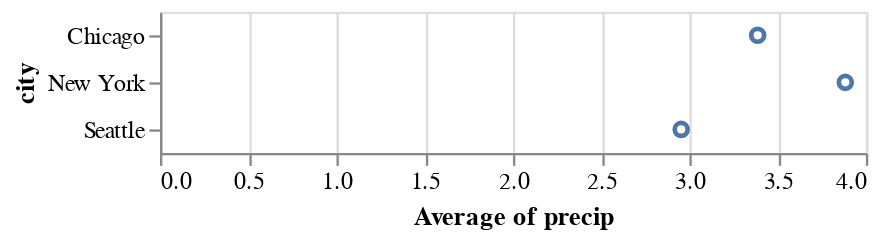

This figure's notebook cell:
### Code cell
alt.Chart(df).mark_point().encode(
    x='average(precip)',
    y='city'
)

### Figure 1 — Vega-Lite specification as saved in the notebook (floating-point values rounded to 4 significant figures)
{"config": {"view": {"continuousWidth": 300, "continuousHeight": 300}}, "data": {"name": "data-8e72c2f67818e64f2c6d729f1a903405"}, "mark": {"type": "point"}, "encoding": {"x": {"aggregate": "average", "field": "precip", "type": "quantitative"}, "y": {"field": "city", "type": "nominal"}}, "$schema": "https://vega.github.io/schema/vega-lite/v5.17.0.json", "datasets": {"data-8e72c2f67818e64f2c6d729f1a903405": [{"city": "Seattle", "month": "Apr", "precip": 2.68}, {"city": "Seattle", "month": "Aug", "precip": 0.87}, {"city": "Seattle", "month": "Dec", "precip": 5.31}, {"city": "New York", "month": "Apr", "precip": 3.94}, {"city": "New York", "month": "Aug", "precip": 4.13}, {"city": "New York", "month": "Dec", "precip": 3.58}, {"city": "Chicago", "month": "Apr", "precip": 3.62}, {"city": "Chicago", "month": "Aug", "precip": 3.98}, {"city": "Chicago", "month": "Dec", "precip": 2.56}]}}
